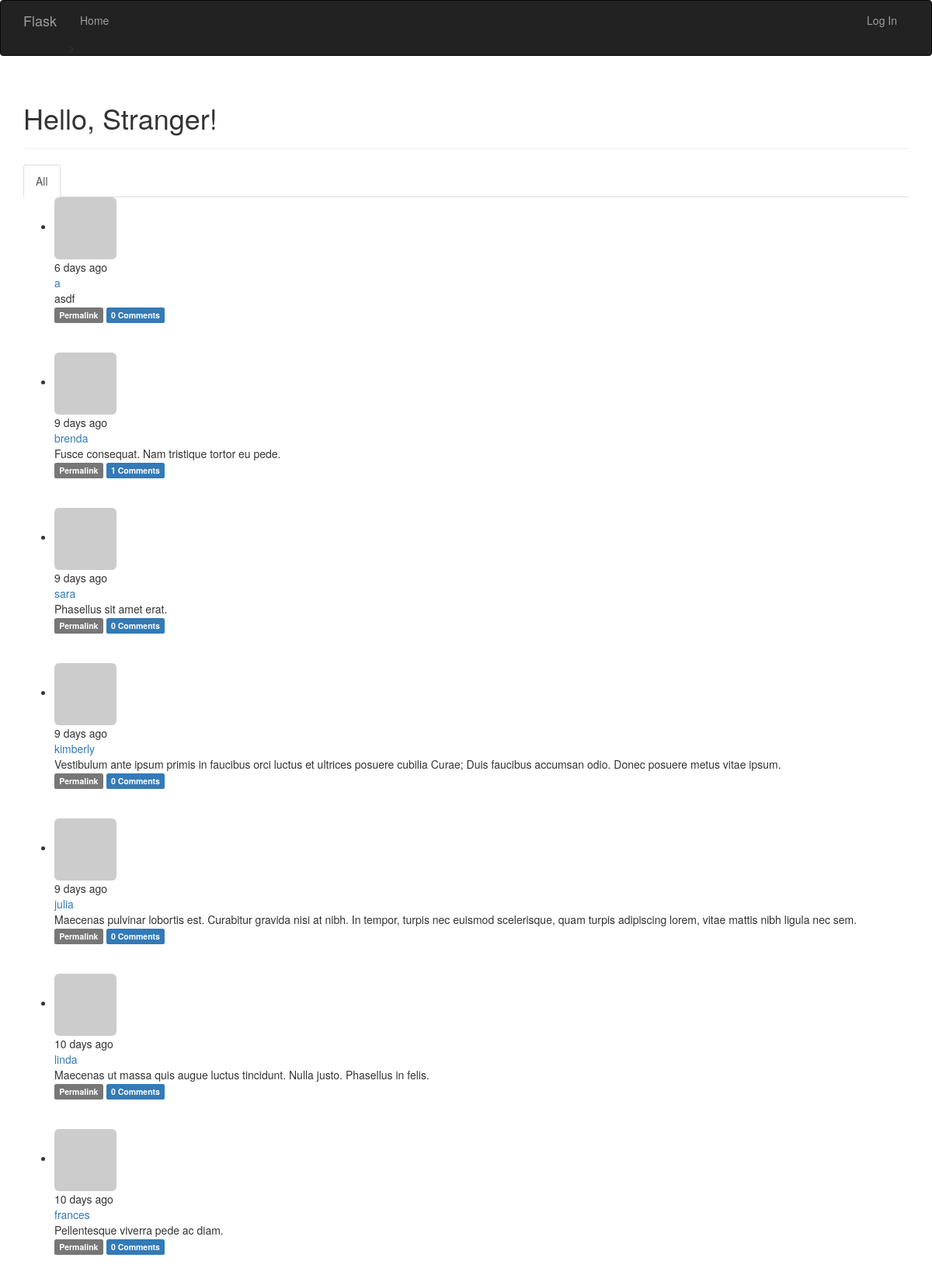
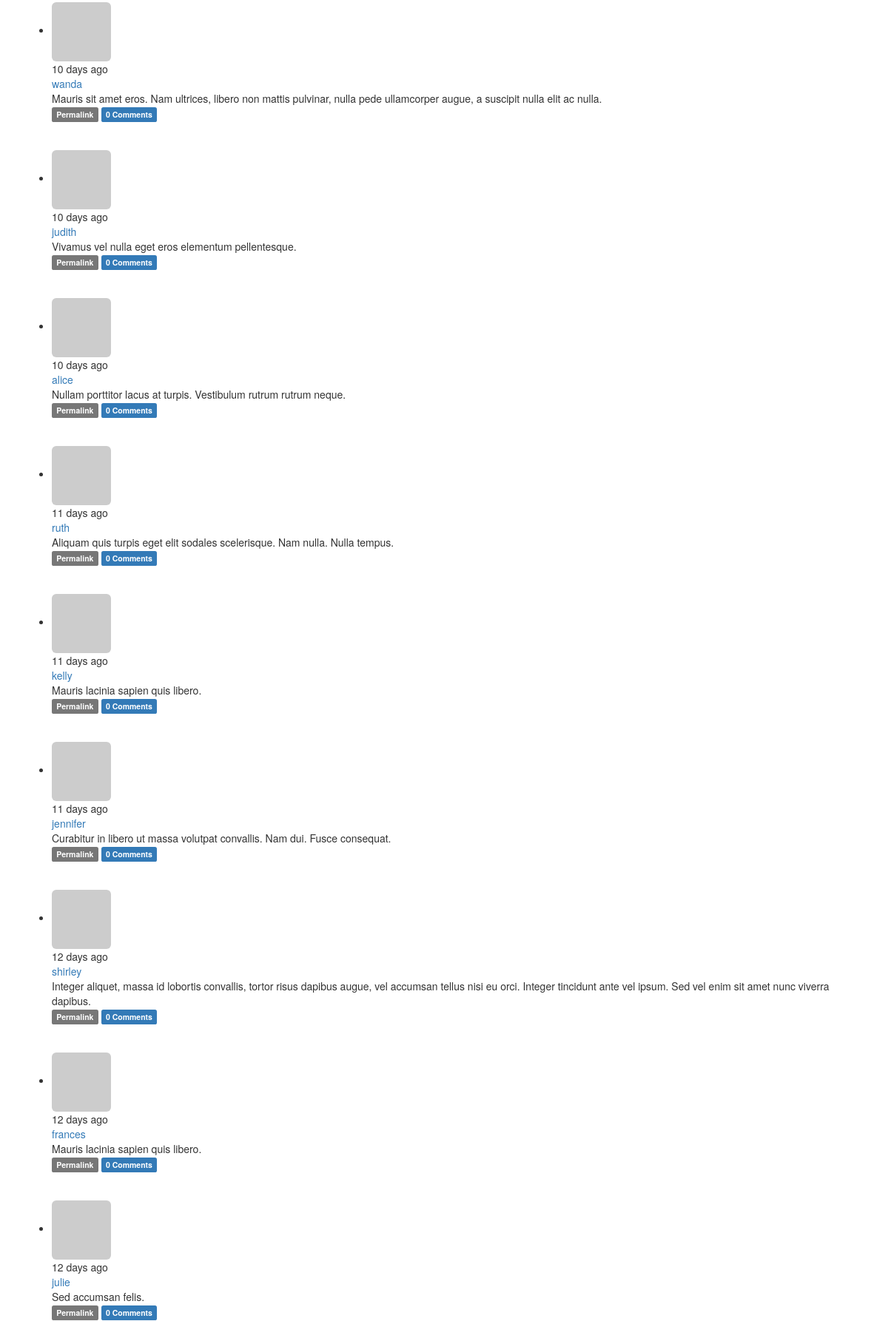
The page / (upper part) on the database its author committed (2 pictures, top to bottom).
### app/models.py (models this page shows, shortened)
class Post(db.Model): #文章模型
    __tablename__ = 'posts'
    id = db.Column(db.Integer, primary_key=True)
    body = db.Column(db.Text)
    timestamp = db.Column(db.DateTime, index=True, default=datetime.utcnow)
    author_id = db.Column(db.Integer, db.ForeignKey('users.id'))
    body_html = db.Column(db.Text)
    comments = db.relationship('Comment', backref='post', lazy='dynamic')

class User(UserMixin, db.Model): #UserMixin包含p82页的方法的默认实现
    __tablename__ = 'users'
    id = db.Column(db.Integer, primary_key=True)
    email = db.Column(db.Integer, unique=True, index=True)
    username = db.Column(db.String(64), unique=True, index=True)
    role_id = db.Column(db.Integer, db.ForeignKey('roles.id'))
    password_hash = db.Column(db.String(128))
    confirmed = db.Column(db.Boolean, default=False)
    name = db.Column(db.String(64)) #真是姓名
    location = db.Column(db.String(64)) #所在地
    about_me = db.Column(db.Text()) #自我介绍，string和text的区别是后者不需要指定最大长度
    member_since = db.Column(db.DateTime(), default=datetime.utcnow) #注册日期
    last_seen = db.Column(db.DateTime(), default=datetime.utcnow) #最后访问时间
    avatar_hash = db.Column(db.String(32)) #使用缓存的MD5散列值生成Gravatar URL
    posts = db.relationship('Post', backref='author', lazy='dynamic')
    followed = db.relationship('Follow',
                               foreign_keys=[Follow.follower_id],
                               backref=db.backref('follower',lazy='joined'), #回引Follow模型
                               lazy='dynamic',
                               cascade='all, delete-orphan')
    followers = db.relationship('Follow',
                               foreign_keys=[Follow.followed_id],
                               backref=db.backref('followed',lazy='joined'), #joined，立即从联结查询中加载相关对象
                               lazy='dynamic',
                               cascade='all, delete-orphan')
    comments = db.relationship('Comment', backref='author', lazy='dynamic')
    """
    计算密码散列值的函数通过名为password的只写属性实现。
    如果试图读取password属性的值，会返回错误，
    因为生成散列值后就无法还原成原来的密码了
    """
    @property
    def password(self):
        raise AttributeError('password is not a readable attribute')
    def gravatar(self, size=100, default='identicon', rating='g'): #构建gravatar URL,用于生成头像
        if request.is_secure:
            url = 'https://secure.gravatar.com/avatar'
        else:
            url = 'https://www.gravatar.com/avatar'
        hash = hashlib.md5(self.email.encode('utf-8')).hexdigest()
        return '{url}/{hash}?s={size}&d={default}&r={rating}'.format(
            url=url, hash=hash, size=size, default=default, rating=rating)

### app/main/views.py (the view)
@main.route('/',methods=['GET', 'POST'])
def index():
    form = PostForm()
    if current_user.can(Permission.WRITE_ARTICLES) and form.validate_on_submit():
        post = Post(body=form.body.data, author=current_user._get_current_object())
        db.session.add(post)
        return redirect(url_for('.index'))
    page = request.args.get('page', 1, type=int) #默认为第一页，type=int参数表示无法转换成整数时，返回默认值
    show_followed = False
    if current_user.is_authenticated:
        show_followed = bool(request.cookies.get('show_followed', ''))
    if show_followed:
        query = current_user.followed_posts
    else:
        query = Post.query
    pagination = query.order_by(Post.timestamp.desc()).paginate( #为了显示某页中的记录，用paginate
        page, per_page=20,error_out=False) #False页数超出范围返回空列表,True页数超出范围，返回404错误
    posts = pagination.items #当前页面中的记录
    return render_template('index.html', form=form, posts=posts, show_followed=show_followed, pagination=pagination)

### app/auth/views.py (called while the page is built)
@auth.before_app_request
def before_request():
    if current_user.is_authenticated:
        current_user.ping()
        if not current_user.confirmed and request.endpoint[:5] != 'auth.':
            return redirect(url_for('auth.unconfirmed'))

### app/main/__init__.py (called while the page is built)
@main.app_context_processor
def inject_permissions():
    return dict(Permission=Permission)

### app/models.py (called while the page is built)
    def can(self, permissions):
       return False

    def is_administrator(self):
        return False

### app/templates/index.html (shortened to what this page needs)
{% extends "base.html" %}
{% import "bootstrap/wtf.html" as wtf %}
{% import "_macros.html" as macros %}
{% block page_content %}
<div class="page-header">
    <h1>Hello, {% if current_user.is_authenticated %}{{ current_user.username }}{% else %}Stranger{% endif %}!</h1>
</div>
<div class="post-tabs">
    <ul class="nav nav-tabs">
        <li{% if not show_followed %} class="active"{% endif %}><a href="{{ url_for('.show_all') }}">All</a></li>
    </ul>
    {% include '_post.html' %}
</div>
{% endblock %}

### app/templates/_post.html (shortened to what this page needs)
<ul class="posts">
    {% for post in posts %}
    <li class="post">
        <div class="post-thumbnail">
            <a href="{{ url_for('.user', username=post.author.username) }}">
                <img class="img-rounded profile-thumbnail" src="{{ post.author.gravatar(size=40) }}">
            </a>
        </div>
        <div class="post-content">
            <div class="post-date">{{ moment(post.timestamp).fromNow() }}</div>
            <div class="post-author"><a href="{{ url_for('.user', username=post.author.username) }}">{{ post.author.username }}</a></div>
            <div class="post-body">
                {% if post.body_html %}
                    {{ post.body_html | safe }}
                {% else %}
                    {{ post.body }}
                {% endif %}
            </div>
            <div class="post-footer">
                <a href="{{ url_for('.post', id=post.id) }}">
                    <span class="label label-default">Permalink</span>
                </a>
                <a href="{{ url_for('.post', id=post.id) }}#comments">
                    <span class="label label-primary">{{ post.comments.count() }} Comments</span>
                </a>
            </div>
        </div>
    </li>
    <br>
    <br>
    {% endfor %}
</ul>

### rows shown on the page
Post: timestamp "6 days ago", author.username "a", body "asdf", comments.count "0"
Post: timestamp "9 days ago", author.username "brenda", body "Fusce consequat. Nam tristique tortor eu pede.", comments.count "1"
Post: timestamp "9 days ago", author.username "sara", body "Phasellus sit amet erat.", comments.count "0"
Post: timestamp "9 days ago", author.username "kimberly", body "Vestibulum ante ipsum primis in faucibus orci luctus et ultrices posuere cubilia Curae; Duis faucibus accumsan odio. Donec posuere metus vitae ipsum.", comments.count "0"
Post: timestamp "9 days ago", author.username "julia", body "Maecenas pulvinar lobortis est. Curabitur gravida nisi at nibh. In tempor, turpis nec euismod scelerisque, quam turpis adipiscing lorem, vitae mattis nibh ligula nec sem.", comments.count "0"
Post: timestamp "10 days ago", author.username "linda", body "Maecenas ut massa quis augue luctus tincidunt. Nulla justo. Phasellus in felis.", comments.count "0"
Post: timestamp "10 days ago", author.username "frances", body "Pellentesque viverra pede ac diam.", comments.count "0"
Post: timestamp "10 days ago", author.username "wanda", body "Mauris sit amet eros. Nam ultrices, libero non mattis pulvinar, nulla pede ullamcorper augue, a suscipit nulla elit ac nulla.", comments.count "0"
Post: timestamp "10 days ago", author.username "judith", body "Vivamus vel nulla eget eros elementum pellentesque.", comments.count "0"
Post: timestamp "10 days ago", author.username "alice", body "Nullam porttitor lacus at turpis. Vestibulum rutrum rutrum neque.", comments.count "0"
Post: timestamp "11 days ago", author.username "ruth", body "Aliquam quis turpis eget elit sodales scelerisque. Nam nulla. Nulla tempus.", comments.count "0"
Post: timestamp "11 days ago", author.username "kelly", body "Mauris lacinia sapien quis libero.", comments.count "0"
Post: timestamp "11 days ago", author.username "jennifer", body "Curabitur in libero ut massa volutpat convallis. Nam dui. Fusce consequat.", comments.count "0"
Post: timestamp "12 days ago", author.username "shirley", body "Integer aliquet, massa id lobortis convallis, tortor risus dapibus augue, vel accumsan tellus nisi eu orci. Integer tincidunt ante vel ipsum. Sed vel enim sit amet nunc viverra dapibus.", comments.count "0"
Post: timestamp "12 days ago", author.username "frances", body "Mauris lacinia sapien quis libero.", comments.count "0"
Post: timestamp "12 days ago", author.username "julie", body "Sed accumsan felis.", comments.count "0"
